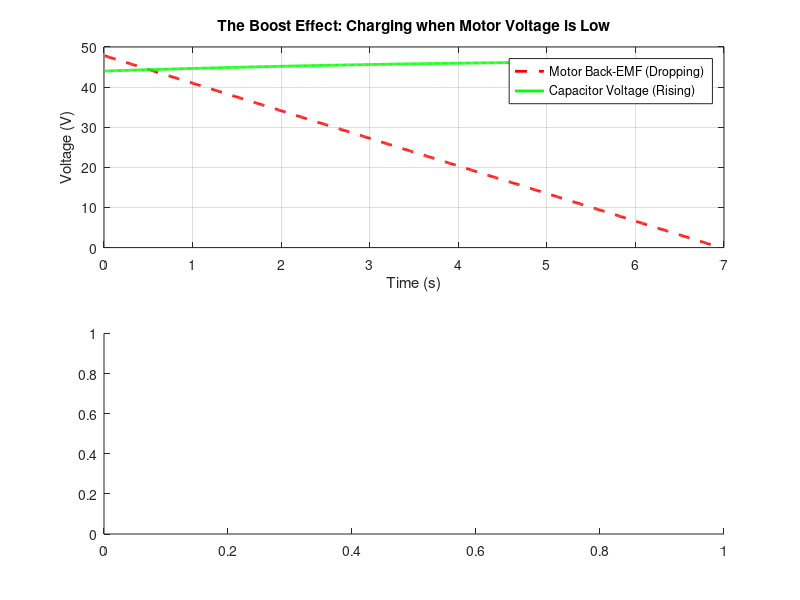

The MATLAB script that drew this image: (Note: this script raises an error after producing the figure.)
% --- regenerative braking simulation (boost converter model) ---
clear; clc; close all;




%% -------------------------- INPUTS USER CAN CHANGE -------------------------------------------------------------
%-----------------------------------------------------------------------------------------------------------------
%-----------------------------------------------------------------------------------------------------------------

mass = 2400;           % mass of train (kg)
wheelradius = 0.1;     % radius (meters)
gearratio = 10;        % gear ratio
crr = 0.004;


% BRAKING
initial_speed = 4.17;                     % initial speed (15 km/h in m/s)
decel_rate = 0.6;                         % braking of 0.6 m/s^2


% ACCELERATING
target_speed_kmh = 15;                    % target speed to reach when accelerating using energy recovered
acceleration = 0.4;


% MOTOR CONSTANTS
nominal_voltage = 48;
nominal_rpm = 4000;



% SUPERCAPACITOR CONSTANTS
c = 165;                                  % capacitance (farads)
cap_pre_charge = 44;                      % pre-charge voltage (volts)




%% ----------------------------- DON'T REPLACE!! ---------------------------------------------



%% ------------------- PHASE 1 - VOLTAGE RISE WHILE BRAKING ----------------------------------


% 1. system constants
nominal_w = nominal_rpm*(2*pi/60);
ke = nominal_voltage/nominal_w;           % motor constant (volts/(rad/s))
kt = ke;                                  % torque constant (nm/a)
r_circuit = 0.1;                          % internal resistance (wires + cap esr)
efficiency = 0.85;                        % controller boost efficiency (85%)

cap_voltage = cap_pre_charge;


% compute current output when braking
f_braking = mass * decel_rate;
t_wheels = f_braking * wheelradius;
t_motor = t_wheels/gearratio;
t_per_motor = t_motor/2;
brakingcurrent = t_per_motor/kt;




% simulation setup
dt = 0.01;           % time step (seconds)
time = 0;
results = [];        % array to store data for plotting

% simulation loop (run until stopped)
while initial_speed > 0.05
    
    % --- mechanical physics ---
    % calculate rpm
    wheelrpm = (initial_speed * 60) / (2 * pi * wheelradius);
    motorrpm = wheelrpm * gearratio;
    motor_w = motorrpm * (2*pi/60);
    
    % calculate motor back emf
    v_motor = motor_w * ke;
    
    % calculate braking torque & force
    % torque = kt * current * gearratio
    torque_total = 2 * (kt * brakingcurrent) * gearratio; % 2 motors
    braking_force = torque_total / wheelradius;
    
    % decelerate the train (f = ma -> a = f/m)
    decel = braking_force / mass;
    initial_speed = initial_speed - (decel * dt);
    
    % --- electrical physics (the boost controller) ---
    % power generated by motor = voltage * current
    p_motor = v_motor * brakingcurrent * 2; % 2 motors
    
    % power delivered to capacitor = motor power * efficiency
    p_charging = p_motor * efficiency;
    
    % calculate current going into the capacitor
    % p = v * i  ->  i = p / v
    i_cap = p_charging / cap_voltage;
    
    % update capacitor voltage
    % dV = (I * dt) / C
    cap_voltage = cap_voltage + (i_cap * dt / c);

    if cap_voltage > 48
        fprintf('!!! REACHED SUPERCAPACITOR MAXIMUM VOLTAGE\nDECREASE SUPERCAPACITOR PRE-CHARGE AND TRY AGAIN\n ');
        return;
    end
    
    % --- data logging ---
    time = time + dt;
    % store: [time, speed, motorVoltage, capVoltage, capCurrent]
    results = [results; time, initial_speed, v_motor, cap_voltage, i_cap];
end






%% ---------------------- PHASE 2 - COMPUTE DISTANCE TRAVELLED WITH RECOVERED ENERGY ------------------------

fprintf('Starting phase 2 - travel with energy recovered');

% calculate current input to motor while accelerating (NEGLETING INCLINED PLANE)

%when accelerating
total_traction_force = (mass * acceleration) + (mass * 9.81 * crr);
torque_wheels = total_traction_force * wheelradius;
torque_motor = torque_wheels/(gearratio * 0.85);
torque_per_motor = torque_motor/2;
current_accel_per_motor = torque_per_motor/kt;

fprintf('Current during Acceleration: %.2f Amps\n', current_accel_per_motor);


% when cruising (a=0)
f_friction = mass * 9.81 * crr;
t_wheel_cruise = f_friction * wheelradius;
t_motor_cruise = t_wheel_cruise /(gearratio*0.85);
t_per_motor_cruise = t_motor_cruise / 2;
current_cruise_per_motor = t_per_motor_cruise / kt;

fprintf('Current during Cruising: %.2f Amps\n', current_cruise_per_motor);



% phase 2 variables
target_speed = target_speed_kmh/3.6;
velocity_drive = 0;
distance_total = 0;
time_drive = 0;
results_drive = [];


% driving loop
while true

    if cap_voltage > cap_pre_charge
        has_energy = true;
    else
        has_energy = false;
    end


    if has_energy == true


        if velocity_drive < target_speed
            %accelerating
            current_now = current_accel_per_motor;
            mode = 1;       %acceleration
        
        else
            %cruising
            current_now = current_cruise_per_motor;
            mode = 2;       % cruise
        end

    else
        %coasting
        current_now = 0;
        mode = 3;
    end


    if mode == 3
        %coasting
        force_push = 0;

    else
        torque_produced = 2 * (current_now * kt) * gearratio * 0.85;
        force_push = torque_produced / wheelradius;

    end


    %compute real acceleration
    crr_force = mass*9.81*crr;                      %rolling resistance force
    f_mech = 0.002*mass*9.81;                       %estimate for drag on gearbox and bearings
    force_resistive = crr_force + f_mech;

    force_net = force_push - force_resistive;
    accel_real = force_net / mass;

    % update speed
    velocity_drive = velocity_drive + (accel_real * dt);



    % speed limiter 
    if velocity_drive > target_speed && mode ~= 3
        velocity_drive = target_speed;
    end

    %stopping condition
    if velocity_drive <= 0.05 && mode == 3
        break;
    end

    distance_total = distance_total + (velocity_drive * dt);

    wheelrpm_drive = (velocity_drive * 60) / (2 * pi * wheelradius);
    motor_w_drive = (wheelrpm_drive * gearratio) * (2*pi/60);
    v_bemf = motor_w_drive * ke;


    % updating supercapacitor voltage
    if has_energy
    
        voltage_headroom = cap_voltage - v_bemf;
        if voltage_headroom < 0
            % if back-emf > voltage on capacitor current cannot flow
            velocity_drive = velocity_drive * 0.99;
            current_now = 0;
        end
    
        p_cap_draw = ((v_bemf * current_now)*2) / 0.85;
    
        i_cap_out = p_cap_draw / cap_voltage;
        dV = (i_cap_out * dt) / c;
        cap_voltage = cap_voltage - dV;
        
    end
        


    time_drive = time_drive + dt;
    results_drive = [results_drive; time_drive, velocity_drive, cap_voltage, distance_total, mode, v_bemf, accel_real];


end

    

















%% ---------------------------------- PLOTS AND RESULTS -------------------------------------

figure('Name', 'Regen Braking Analysis');

% plot 1: voltages (the proof of boost)
subplot(2,1,1);
plot(results(:,1), results(:,3), 'r--', 'LineWidth', 2); hold on;
plot(results(:,1), results(:,4), 'g', 'LineWidth', 2);
title('The Boost Effect: Charging when Motor Voltage is Low');
legend('Motor Back-EMF (Dropping)', 'Capacitor Voltage (Rising)');
ylabel('Voltage (V)'); xlabel('Time (s)');
grid on;

% plot 2: speed and current
subplot(2,1,2);
yyaxis left
plot(results(:,1), results(:,2), 'b', 'LineWidth', 2);
ylabel('Train Speed (m/s)');
yyaxis right
plot(results(:,1), results(:,5), 'k', 'LineWidth', 1);
ylabel('Current Into Capacitor (A)');
title('Train Speed vs Charging Current');
xlabel('Time (s)');
grid on;

% --- new figure: power & capacitor current ---
figure('Name', 'Power & Current Analysis');

% 1. calculate power vector for plotting
% power = motor voltage (col 3) * braking current * 2 motors
power_motor_vector = results(:,3) .* brakingcurrent .* 2;

% subplot 1: power generated by motors
subplot(2, 1, 1);
plot(results(:,1), power_motor_vector, 'm', 'LineWidth', 2);
title('Total Power Generated by Motors (Pre-Efficiency)');
xlabel('Time (s)');
ylabel('Power (Watts)');
grid on;
legend('P_{generated} = V_{emf} * I_{brake} * 2');

% subplot 2: current going into supercapacitor
subplot(2, 1, 2);
plot(results(:,1), results(:,5), 'k', 'LineWidth', 2);
title('Actual Current Entering Supercapacitor');
xlabel('Time (s)');
ylabel('Current (Amps)');
grid on;
legend('I_{cap} (Drops as Voltage Drops)');

% --- final results ---
% the 'end' keyword grabs the very last entry in the array
final_cap_voltage = results(end, 4);





figure('Name', 'Phase 2: Driving Range');

% Subplot 1: Speed
subplot(2,1,1);
plot(results_drive(:,4), results_drive(:,2), 'b', 'LineWidth', 2);
% Find the row index where Mode 3 starts
idx_coast = find(results_drive(:,5)==3, 1);

% Get the distance (Column 4) from that specific row
if ~isempty(idx_coast)
    xline(results_drive(idx_coast, 4), '--k', 'Power Cut');
end
title(['Total Distance: ' num2str(round(distance_total)) ' m']);
ylabel('Speed (m/s)'); xlabel('Distance (m)');
legend('Speed', 'Start of Coasting');
grid on;

% Subplot 2: Voltage Supply vs. Demand
subplot(2,1,2);

% Plot Capacitor Voltage (Column 3) - The Supply
plot(results_drive(:,4), results_drive(:,3), 'r', 'LineWidth', 2); hold on;

% Plot Motor Back-EMF (Column 6) - The Demand
plot(results_drive(:,4), results_drive(:,6), 'b--', 'LineWidth', 1.5);

% Plot the Limit Line
yline(cap_pre_charge, '--k', 'Empty Limit');

title('Voltage Convergence: Supply (Red) vs Demand (Blue)');
ylabel('Voltage (V)'); xlabel('Distance (m)');
legend('Capacitor Supply', 'Motor Back-EMF', 'Empty Limit');
grid on;




fprintf('--------------------------------------\n');
fprintf('Simulation Complete.\n');
fprintf('Pre-Charge Voltage:               %.2f V\n', results(1, 4));
fprintf('Final Voltage:                    %.2f V\n', final_cap_voltage);
fprintf('Voltage Rise:                     %.2f V\n', final_cap_voltage - results(1, 4));
fprintf('--------------------------------------\n\n');
fprintf('Range test:\n');
% Calculate Minutes and Seconds
mins = floor(time_drive / 60);
secs = rem(time_drive, 60);

fprintf('Distance travelled:              %.2f meters\n', distance_total);
fprintf('Time elapsed:                    %d min %.0f sec\n', mins, secs);
fprintf('Final supercapacitor voltage:    %.2f V\n', cap_voltage);
fprintf('--------------------------------------\n\n');
